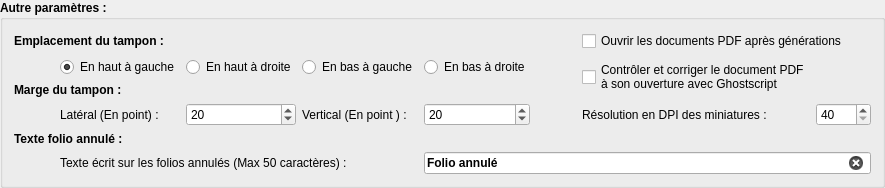
         <widget class="QGroupBox" name="groupBox_7">
          <property name="font">
           <font>
            <bold>true</bold>
           </font>
          </property>
          <property name="title">
           <string>Autre paramètres :</string>
          </property>
          <layout class="QGridLayout" name="gridLayout_11">
           <item row="3" column="1">
            <widget class="QLabel" name="label_55">
             <property name="font">
              <font>
               <bold>false</bold>
              </font>
             </property>
             <property name="text">
              <string>Latéral (En point) :</string>
             </property>
            </widget>
           </item>
           <item row="1" column="1">
            <widget class="QRadioButton" name="OPT_Radio_HG">
             <property name="font">
              <font>
               <bold>false</bold>
              </font>
             </property>
             <property name="statusTip">
              <string>L'emplacement du tampon sera en haut à gauche de chaque page</string>
             </property>
             <property name="text">
              <string>En haut à gauche</string>
             </property>
             <property name="checked">
              <bool>true</bool>
             </property>
            </widget>
           </item>
           <item row="1" column="6" rowspan="2">
            <widget class="QCheckBox" name="OPT_Check_GhostScript">
             <property name="font">
              <font>
               <bold>false</bold>
              </font>
             </property>
             <property name="statusTip">
              <string>Utilise GhostScript pour remettre en conformité le fichier PDF avant foliotage (Une sauvegarde est effectuée)</string>
             </property>
             <property name="layoutDirection">
              <enum>Qt::LeftToRight</enum>
             </property>
             <property name="text">
              <string>Contrôler et corriger le document PDF
à son ouverture avec Ghostscript</string>
             </property>
            </widget>
           </item>
           <item row="2" column="0" colspan="3">
            <widget class="QLabel" name="label_54">
             <property name="text">
              <string>Marge du tampon :</string>
             </property>
            </widget>
           </item>
           <item row="0" column="6" colspan="2">
            <widget class="QCheckBox" name="OPT_Check_OuvrirApres">
             <property name="font">
              <font>
               <bold>false</bold>
              </font>
             </property>
             <property name="statusTip">
              <string>Les fichiers PDF seront ouverts à la fin de lerus créations</string>
             </property>
             <property name="text">
              <string>Ouvrir les documents PDF après générations</string>
             </property>
            </widget>
           </item>
           <item row="3" column="2">
            <widget class="QSpinBox" name="OPT_Spin_Largeur">
             <property name="font">
              <font>
               <bold>false</bold>
              </font>
             </property>
             <property name="statusTip">
              <string>Position en point de l'emplacement du tampon par rapport au bord de la page</string>
             </property>
             <property name="maximum">
              <number>100</number>
             </property>
             <property name="value">
              <number>20</number>
             </property>
            </widget>
           </item>
           <item row="5" column="4" colspan="4">
            <widget class="QLineEdit" name="OPT_Text_FolioAnnule">
             <property name="statusTip">
              <string>Texte qui sera écrit sur les folios annulés</string>
             </property>
             <property name="text">
              <string>Folio annulé</string>
             </property>
             <property name="maxLength">
              <number>50</number>
             </property>
             <property name="cursorPosition">
              <number>12</number>
             </property>
             <property name="placeholderText">
              <string>Maximum de 50 caractères</string>
             </property>
             <property name="clearButtonEnabled">
              <bool>true</bool>
             </property>
            </widget>
           </item>
           <item row="5" column="1" colspan="3">
            <widget class="QLabel" name="label_34">
             <property name="font">
              <font>
               <bold>false</bold>
              </font>
             </property>
             <property name="text">
              <string>Texte écrit sur les folios annulés (Max 50 caractères) :</string>
             </property>
            </widget>
           </item>
           <item row="4" column="0" colspan="2">
            <widget class="QLabel" name="label_8">
             <property name="text">
              <string>Texte folio annulé :</string>
             </property>
            </widget>
           </item>
           <item row="1" column="4">
            <widget class="QRadioButton" name="OPT_Radio_BD">
             <property name="font">
              <font>
               <bold>false</bold>
              </font>
             </property>
             <property name="statusTip">
              <string>L'emplacement du tampon sera en bas à droite de chaque page</string>
             </property>
             <property name="text">
              <string>En bas à droite</string>
             </property>
            </widget>
           </item>
           <item row="1" column="3">
            <widget class="QRadioButton" name="OPT_Radio_BG">
             <property name="font">
              <font>
               <bold>false</bold>
              </font>
             </property>
             <property name="statusTip">
              <string>L'emplacement du tampon sera en bas à gauche de chaque page</string>
             </property>
             <property name="text">
              <string>En bas à gauche</string>
             </property>
            </widget>
           </item>
           <item row="1" column="5">
            <spacer name="horizontalSpacer_8">
             <property name="orientation">
              <enum>Qt::Horizontal</enum>
             </property>
             <property name="sizeHint" stdset="0">
              <size>
               <width>40</width>
               <height>20</height>
              </size>
             </property>
            </spacer>
           </item>
           <item row="3" column="4">
            <widget class="QSpinBox" name="OPT_Spin_Hauteur">
             <property name="font">
              <font>
               <bold>false</bold>
              </font>
             </property>
             <property name="statusTip">
              <string>Position en point de l'emplacement du tampon par rapport au bord de la page</string>
             </property>
             <property name="maximum">
              <number>100</number>
             </property>
             <property name="value">
              <number>20</number>
             </property>
            </widget>
           </item>
           <item row="1" column="0">
            <widget class="QLabel" name="label_57">
             <property name="sizePolicy">
              <sizepolicy hsizetype="Maximum" vsizetype="Preferred">
               <horstretch>0</horstretch>
               <verstretch>0</verstretch>
              </sizepolicy>
             </property>
             <property name="minimumSize">
              <size>
               <width>40</width>
               <height>0</height>
              </size>
             </property>
             <property name="maximumSize">
              <size>
               <width>40</width>
               <height>16777215</height>
              </size>
             </property>
             <property name="text">
              <string/>
             </property>
            </widget>
           </item>
           <item row="3" column="7">
            <widget class="QSpinBox" name="OPT_Spin_ResolutionDPI">
             <property name="sizePolicy">
              <sizepolicy hsizetype="Minimum" vsizetype="Fixed">
               <horstretch>0</horstretch>
               <verstretch>0</verstretch>
              </sizepolicy>
             </property>
             <property name="minimumSize">
              <size>
               <width>55</width>
               <height>0</height>
              </size>
             </property>
             <property name="maximumSize">
              <size>
               <width>55</width>
               <height>16777215</height>
              </size>
             </property>
             <property name="font">
              <font>
               <bold>false</bold>
              </font>
             </property>
             <property name="statusTip">
              <string>Taille en DPI des fichiers miniatures, valeur conseillée de 40 DPI, une valeur supérieure va augmenter le temps de générations des miniatures</string>
             </property>
             <property name="minimum">
              <number>40</number>
             </property>
             <property name="maximum">
              <number>200</number>
             </property>
            </widget>
           </item>
           <item row="1" column="2">
            <widget class="QRadioButton" name="OPT_Radio_HD">
             <property name="font">
              <font>
               <bold>false</bold>
              </font>
             </property>
             <property name="statusTip">
              <string>L'emplacement du tampon sera en haut à droite de chaque page</string>
             </property>
             <property name="text">
              <string>En haut à droite</string>
             </property>
            </widget>
           </item>
           <item row="0" column="0" colspan="3">
            <widget class="QLabel" name="label_13">
             <property name="text">
              <string>Emplacement du tampon :</string>
             </property>
            </widget>
           </item>
           <item row="3" column="3">
            <widget class="QLabel" name="label_56">
             <property name="font">
              <font>
               <bold>false</bold>
              </font>
             </property>
             <property name="text">
              <string>Vertical (En point ) :</string>
             </property>
            </widget>
           </item>
           <item row="3" column="6">
            <widget class="QLabel" name="label_58">
             <property name="font">
              <font>
               <bold>false</bold>
              </font>
             </property>
             <property name="text">
              <string>Résolution en DPI des miniatures :</string>
             </property>
            </widget>
           </item>
          </layout>
         </widget>
